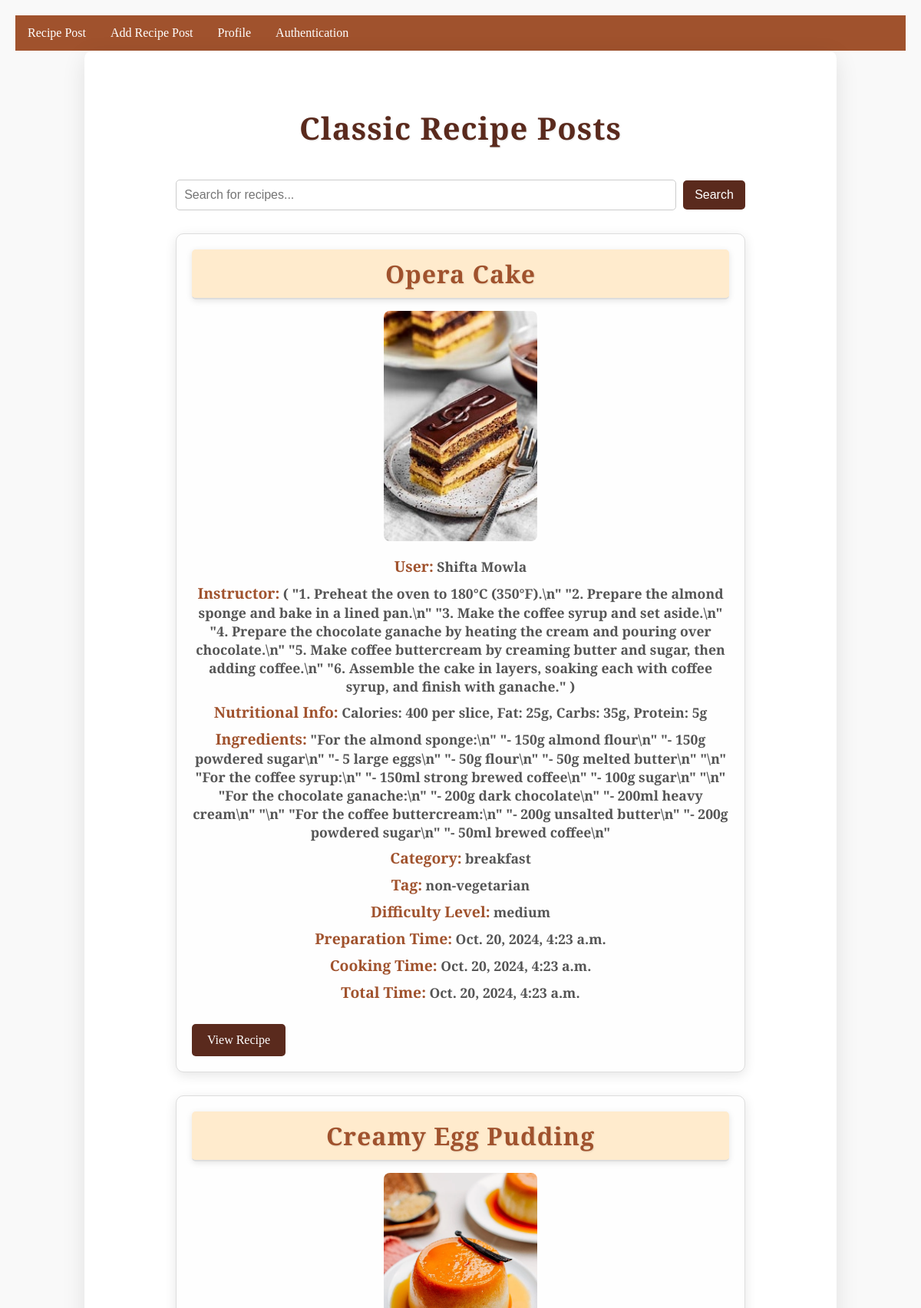
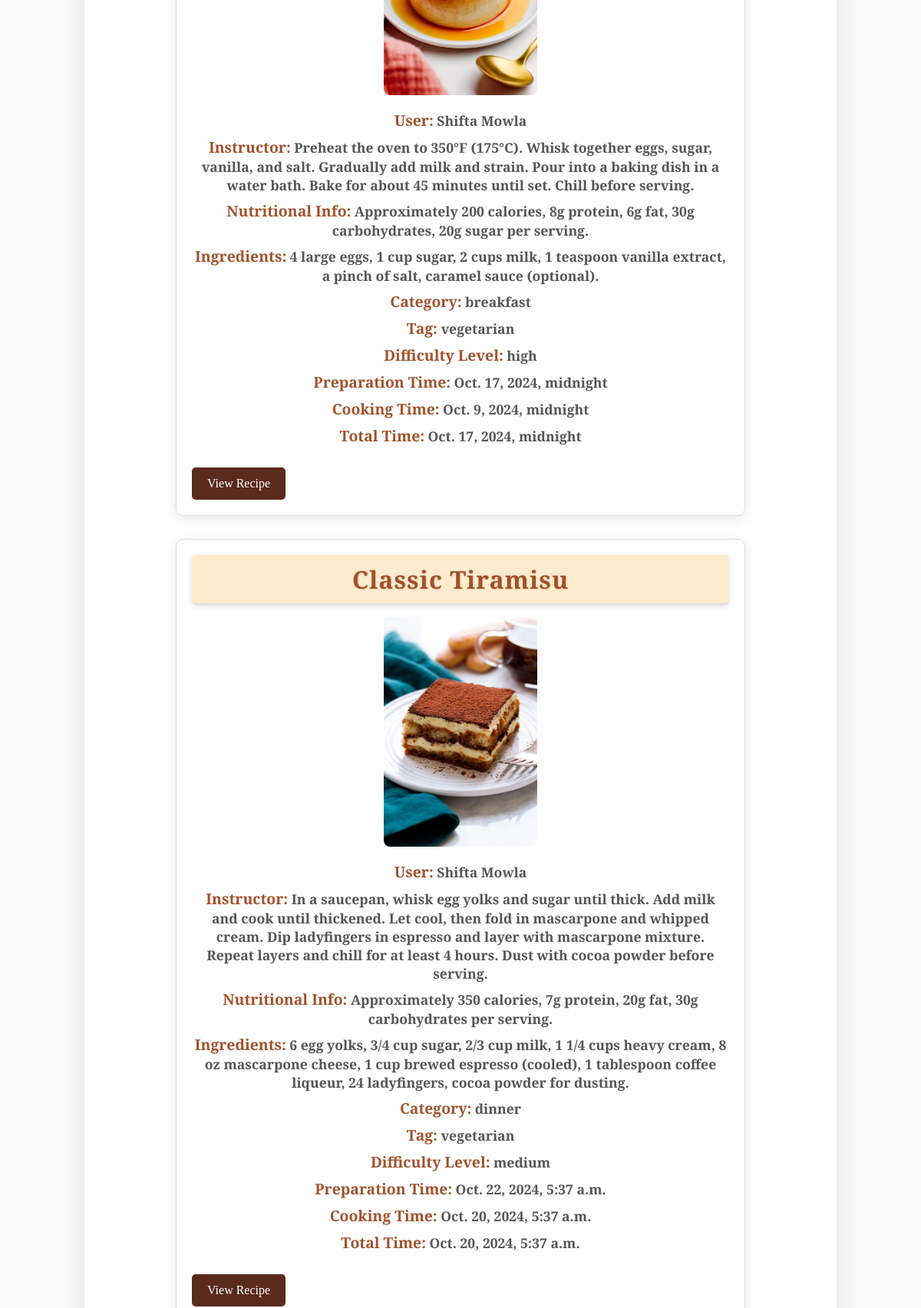
The app's page /RecipePost/ (signed in, upper part) with its own data (2 pictures, top to bottom).
### myapp/models.py (models this page shows, shortened)
class RecipePostModel(models.Model):
    Tag=[
        ('vegetarian','Vegetarian'),
        ('non-vegetarian','Non-Vegetarian'),
    ]
    Level=[
        ('high','high'),
        ('medium','Medium'),
        ('low','Low'),
    ]
    CATEGORY=[
        ('breakfast','breakfast'),
        ('lunch','Lunch'),
        ('dinner','Dinner'),
    ]
    user=models.ForeignKey(Custom_user,on_delete=models.CASCADE,null=True)
    RecipeTitle=models.CharField(max_length=500,null=True)
    Nutritional_Info=models.CharField(max_length=500,null=True)
    Ingredients=models.CharField(max_length=1000,null=True)
    Instructor=models.CharField(max_length=1000,null=True)
    Category=models.CharField(choices=CATEGORY, max_length=100,null=True)
    Tag=models.CharField(choices=Tag, max_length=100,null=True)
    DifficultyLevel=models.CharField(choices=Level, max_length=100,null=True)
    Image=models.ImageField(upload_to='Media/Blog_Pic',null=True)
    PreparetionTime = models.DateTimeField(default=timezone.now,null=True)
    CookingTime = models.DateTimeField(default=timezone.now,null=True)
    TotalTime = models.DateTimeField(default=timezone.now,null=True)

class Custom_user(AbstractUser):
    USER=[
        ('viewers','Viewers'),
        ('creator','Creator')
    ]
    user_type=models.CharField(choices=USER,max_length=100,null=True)

### myproject/views.py (the view)
# urls.py: path('RecipePost/', RecipePost, name='RecipePost'),
def RecipePost(req):
    data=RecipePostModel.objects.all()
    context = {
        'data': data
    }
    return render(req,'RecipePost.html',context)

### template/RecipePost.html (shortened to what this page needs)
{% extends 'base.html' %}
{% block body %}
<!DOCTYPE html>
<html lang="en">
<head>
</head>
<body>
    <div class="container">
        <h2>Classic Recipe Posts</h2>
        <div class="search-bar">
            <form action="{% url 'search' %}" method="GET">
                <input type="text" name="query" placeholder="Search for recipes..." required>
                <button type="submit">Search</button>
            </form>
        </div>
        {% for i in data %}
        <div class="recipe-post">
            <h2 class="recipe-title">{{ i.RecipeTitle }}</h2>
            <div class="logo">
                <img src="/{{ i.Image }}" alt="{{ i.RecipeTitle }}">
            </div>
            <div class="details"><span class="label">User:</span> <strong>{{ user.first_name }} {{ user.last_name }}</strong></div>
            <div class="details"><span class="label">Instructor:</span> <strong>{{ i.Instructor }}</strong></div>
            <div class="details"><span class="label">Nutritional Info:</span> <strong>{{ i.Nutritional_Info }}</strong></div>
            <div class="details"><span class="label">Ingredients:</span> <strong>{{ i.Ingredients }}</strong></div>
            <div class="details"><span class="label">Category:</span> <strong>{{ i.Category }}</strong></div>
            <div class="details"><span class="label">Tag:</span> <strong>{{ i.Tag }}</strong></div>
            <div class="details"><span class="label">Difficulty Level:</span> <strong>{{ i.DifficultyLevel }}</strong></div>
            <div class="details"><span class="label">Preparation Time:</span> <strong>{{ i.PreparetionTime }}</strong></div>
            <div class="details"><span class="label">Cooking Time:</span> <strong>{{ i.CookingTime }}</strong></div>
            <div class="details"><span class="label">Total Time:</span> <strong>{{ i.TotalTime }}</strong></div>
            <a href="{% url 'postview' i.id %}" class="apply-button">View Recipe</a>
        </div>
        {% endfor %}
    </div>
</body>
</html>
{% endblock body %}

### template/base.html (style rules this page uses)
body { background-color:white; }

### template/RecipePost.html (style rules this page uses)
body { font-family: 'Libre Baskerville', serif; background-color: #f9f9f9; margin: 0; padding: 20px; }
.container { max-width: 900px; margin: auto; background: #ffffff; padding: 40px; border-radius: 10px; box-shadow: 0 8px 30px rgba(0, 0, 0, 0.1); }
h2 { text-align: center; font-family: 'Playfair Display', serif; color: #5A2A1D; margin-bottom: 40px; font-size: 2.5em; letter-spacing: 1px; text-shadow: 1px 1px 2px rgba(0, 0, 0, 0.1); }
.recipe-post { border: 1px solid #ddd; padding: 20px; margin-bottom: 30px; border-radius: 10px; background-color: #fefefe; box-shadow: 0 4px 15px rgba(0, 0, 0, 0.1); transition: box-shadow 0.3s; font-family: 'Libre Baskerville', serif; color: #333; max-width: 700px; margin-left: auto; margin-right: auto; }
.recipe-title { color: #A0522D; font-size: 2em; margin: 0; font-family: 'Playfair Display', serif; text-align: center; border-bottom: 2px solid #ddd; padding-bottom: 10px; background-color: #ffebcd; padding: 10px; border-radius: 5px; box-shadow: 0 2px 8px rgba(0, 0, 0, 0.1); }
.logo { text-align: center; margin: 15px 0; }
.logo img { max-height: 300px; max-width: 100%; border-radius: 8px; }
.details { color: #555; margin: 8px 0; font-size: 1.1em; text-align: center; }
.label { font-weight: bold; color: #A0522D; text-align: left; margin-bottom: 5px; font-size: 1.1em; }
.search-bar { margin-bottom: 30px; text-align: center; }
.search-bar input[type="text"] { padding: 10px; width: 70%; border: 1px solid #ccc; border-radius: 5px; font-size: 1em; }
.search-bar button { padding: 10px 15px; background-color: #5A2A1D; color: white; border: none; border-radius: 5px; cursor: pointer; font-size: 1em; transition: background-color 0.3s; margin-left: 5px; }
.apply-button { display: inline-block; margin-top: 20px; padding: 12px 20px; background-color: #5A2A1D; color: white; text-decoration: none; border-radius: 5px; transition: background-color 0.3s; font-size: 1em; text-align: center; }

### records on screen
RecipePostModel: RecipeTitle "Opera Cake", Image (picture), Instructor "( \"1. Preheat the oven to 180°C (350°F).\\n\" \"2. Prepare the almond sponge and bake in a lined pan.\\n\" \"3. Make the coffee syrup and set aside.\\n\" \"4. Prepare the chocolate ganache by heating the cream and pouring over chocolate.\\n\" \"5. Make coffee buttercream by creaming butter and sugar, then adding coffee.\\n\" \"6. Assemble the cake in layers, soaking each with coffee syrup, and finish with ganache.\" )", Nutritional_Info "Calories: 400 per slice, Fat: 25g, Carbs: 35g, Protein: 5g", Ingredients "\"For the almond sponge:\\n\" \"- 150g almond flour\\n\" \"- 150g powdered sugar\\n\" \"- 5 large eggs\\n\" \"- 50g flour\\n\" \"- 50g melted butter\\n\" \"\\n\" \"For the coffee syrup:\\n\" \"- 150ml strong brewed coffee\\n\" \"- 100g sugar\\n\" \"\\n\" \"For the chocolate ganache:\\n\" \"- 200g dark chocolate\\n\" \"- 200ml heavy cream\\n\" \"\\n\" \"For the coffee buttercream:\\n\" \"- 200g unsalted butter\\n\" \"- 200g powdered sugar\\n\" \"- 50ml brewed coffee\\n\"", Category "breakfast", Tag "non-vegetarian", DifficultyLevel "medium", PreparetionTime "Oct. 20, 2024, 4:23 a.m.", CookingTime "Oct. 20, 2024, 4:23 a.m.", TotalTime "Oct. 20, 2024, 4:23 a.m."
Custom_user: first_name "Shifta", last_name "Mowla"
RecipePostModel: RecipeTitle "Creamy Egg Pudding", Image (picture), Instructor "Preheat the oven to 350°F (175°C). Whisk together eggs, sugar, vanilla, and salt. Gradually add milk and strain. Pour into a baking dish in a water bath. Bake for about 45 minutes until set. Chill before serving.", Nutritional_Info "Approximately 200 calories, 8g protein, 6g fat, 30g carbohydrates, 20g sugar per serving.", Ingredients "4 large eggs, 1 cup sugar, 2 cups milk, 1 teaspoon vanilla extract, a pinch of salt, caramel sauce (optional).", Category "breakfast", Tag "vegetarian", DifficultyLevel "high", PreparetionTime "Oct. 17, 2024, midnight", CookingTime "Oct. 9, 2024, midnight", TotalTime "Oct. 17, 2024, midnight"
RecipePostModel: RecipeTitle "Classic Tiramisu", Image (picture), Instructor "In a saucepan, whisk egg yolks and sugar until thick. Add milk and cook until thickened. Let cool, then fold in mascarpone and whipped cream. Dip ladyfingers in espresso and layer with mascarpone mixture. Repeat layers and chill for at least 4 hours. Dust with cocoa powder before serving.", Nutritional_Info "Approximately 350 calories, 7g protein, 20g fat, 30g carbohydrates per serving.", Ingredients "6 egg yolks, 3/4 cup sugar, 2/3 cup milk, 1 1/4 cups heavy cream, 8 oz mascarpone cheese, 1 cup brewed espresso (cooled), 1 tablespoon coffee liqueur, 24 ladyfingers, cocoa powder for dusting.", Category "dinner", Tag "vegetarian", DifficultyLevel "medium", PreparetionTime "Oct. 22, 2024, 5:37 a.m.", CookingTime "Oct. 20, 2024, 5:37 a.m.", TotalTime "Oct. 20, 2024, 5:37 a.m."
